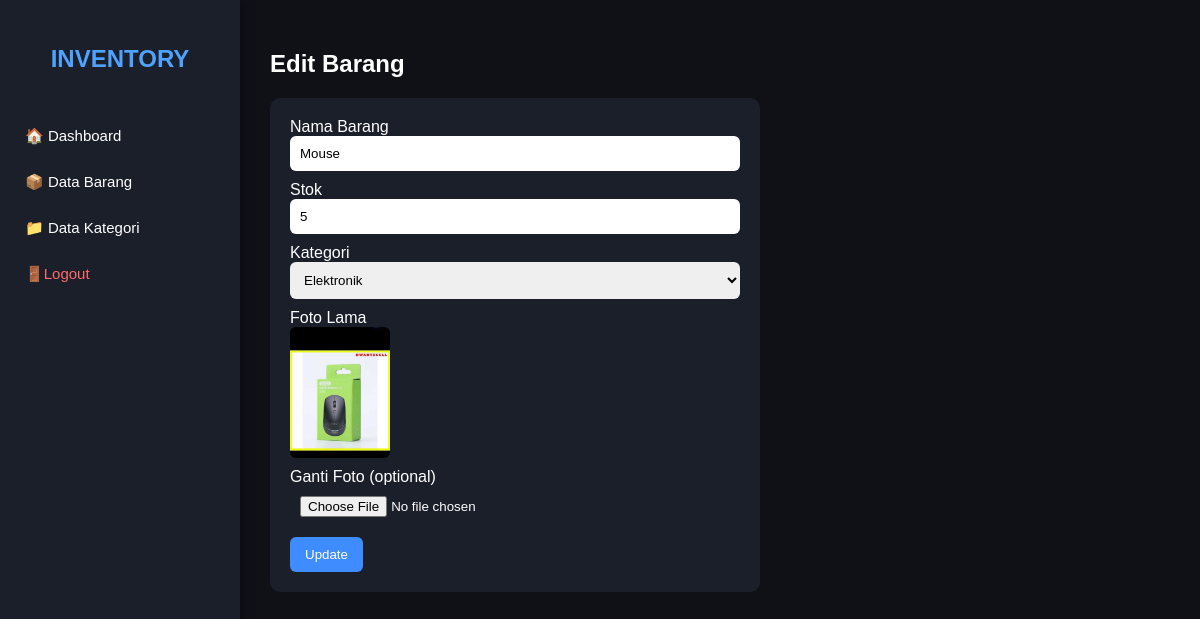
/inventory_db/admin/barang/edit.php?id=127 (signed in), run on the app's committed database.
### tables this page shows
CREATE TABLE `barang` (
  `id_barang` int(11) NOT NULL,
  `nama_barang` varchar(100) NOT NULL,
  `id_kategori` int(11) NOT NULL,
  `stok` int(11) NOT NULL,
  `gambar` varchar(255) DEFAULT NULL
);

CREATE TABLE `kategori` (
  `id_kategori` int(11) NOT NULL,
  `nama_kategori` varchar(100) NOT NULL
);

### inventory_db/admin/barang/edit.php (the view, shortened to what this page needs)
<?php
include "../layout/sidebar.php";
include "../layout/header.php";
include "../koneksi.php";
$id = $_GET['id'];
$data = mysqli_fetch_assoc(mysqli_query($koneksi, "SELECT * FROM barang WHERE id_barang=$id"));
$kategori = mysqli_query($koneksi, "SELECT * FROM kategori");
?>
<h2>Edit Barang</h2>
<form method="POST" enctype="multipart/form-data" style="background:#1b1f2a;padding:20px;border-radius:10px;width:450px;">
    <label>Nama Barang</label>
    <input type="text" name="nama_barang" value="<?= $data['nama_barang'] ?>" required
           style="width:100%;margin-bottom:10px;padding:10px;border-radius:6px;border:none;">
    <label>Stok</label>
    <input type="number" name="stok" value="<?= $data['stok'] ?>" required
           style="width:100%;margin-bottom:10px;padding:10px;border-radius:6px;border:none;">
    <label>Kategori</label>
    <select name="id_kategori"
            style="width:100%;margin-bottom:10px;padding:10px;border-radius:6px;border:none;">
        <?php while($k = mysqli_fetch_assoc($kategori)): ?>
        <option value="<?= $k['id_kategori'] ?>" <?= $k['id_kategori']==$data['id_kategori']?'selected':'' ?>>
            <?= $k['nama_kategori'] ?>
        </option>
        <?php endwhile; ?>
    </select>
    <label>Foto Lama</label><br>
    <?php if(!empty($data['gambar'])): ?>
        <img src="uploads/<?= $data['gambar'] ?>" width="100" style="margin-bottom:10px;border-radius:6px;">
    <?php else: ?>
        <p style="color:#bbb;">Tidak ada foto</p>
    <?php endif; ?>
    <br>
    <label>Ganti Foto (optional)</label>
    <input type="file" name="gambar"
           style="width:100%;margin-bottom:10px;padding:10px;border-radius:6px;border:none;">
    <button type="submit"
            style="padding:10px 15px;background:#3e8cff;border:none;border-radius:6px;color:#fff;">
        Update
    </button>
</form>
<?php include "../layout/footer.php"; ?>

### inventory_db/admin/layout/sidebar.php (style rules this page uses)
body { margin: 0; padding: 0; background: #0f1117; font-family: Arial, sans-serif; color: #fff; }

### data on the page
barang: nama_barang "Mouse", stok "5", id_kategori "Elektronik", gambar (picture)
